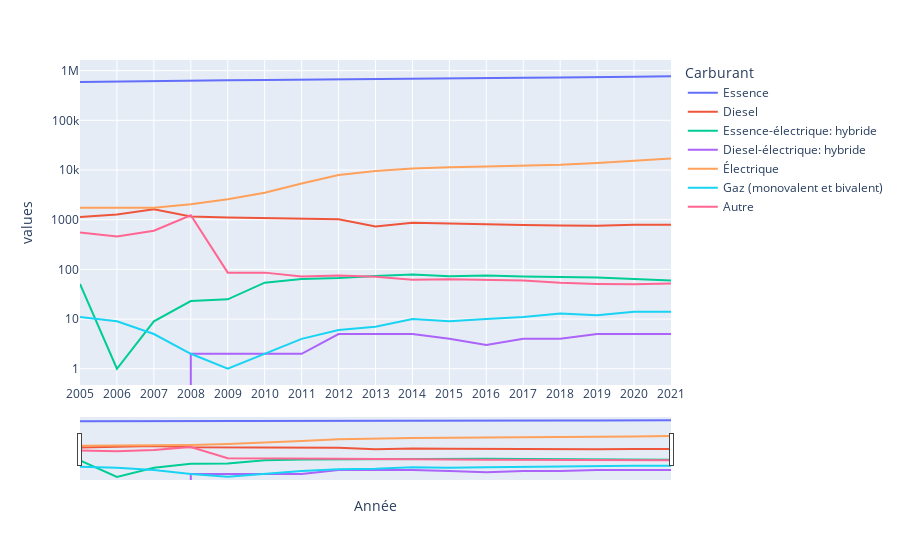

The code cell stored with this chart in its notebook:
### Code cell
import plotly.express as px

fig = px.line(df, x="Année", y="values", color='Carburant')
fig.update_layout(yaxis_type="log",
    xaxis = {
        'rangeslider': {
            'visible': True
        },
    }
)
fig.show()

### Figure 1 — Plotly figure (JSON) as saved in the notebook; plotly's stock layout.template omitted (floating-point values rounded to 4 significant figures)
{"data": [{"hovertemplate": "Carburant=Essence<br>Année=%{x}<br>values=%{y}<extra></extra>", "legendgroup": "Essence", "line": {"color": "#636efa", "dash": "solid"}, "marker": {"symbol": "circle"}, "mode": "lines", "name": "Essence", "orientation": "v", "showlegend": true, "type": "scatter", "x": ["2005", "2006", "2007", "2008", "2009", "2010", "2011", "2012", "2013", "2014", "2015", "2016", "2017", "2018", "2019", "2020", "2021"], "xaxis": "x", "y": [588376, 605189, 615196, 632082, 638966, 646481, 659298, 670718, 677582, 687524, 697612, 707703, 716194, 725731, 729843, 755597, 770926], "yaxis": "y"}, {"hovertemplate": "Carburant=Diesel<br>Année=%{x}<br>values=%{y}<extra></extra>", "legendgroup": "Diesel", "line": {"color": "#EF553B", "dash": "solid"}, "marker": {"symbol": "circle"}, "mode": "lines", "name": "Diesel", "orientation": "v", "showlegend": true, "type": "scatter", "x": ["2005", "2006", "2007", "2008", "2009", "2010", "2011", "2012", "2013", "2014", "2015", "2016", "2017", "2018", "2019", "2020", "2021"], "xaxis": "x", "y": [1139, 1274, 1614, 1154, 1112, 1084, 1064, 1021, 728, 864, 837, 797, 782, 760, 755, 791, 788], "yaxis": "y"}, {"hovertemplate": "Carburant=Essence-électrique: hybride<br>Année=%{x}<br>values=%{y}<extra></extra>", "legendgroup": "Essence-électrique: hybride", "line": {"color": "#00cc96", "dash": "solid"}, "marker": {"symbol": "circle"}, "mode": "lines", "name": "Essence-électrique: hybride", "orientation": "v", "showlegend": true, "type": "scatter", "x": ["2005", "2006", "2007", "2008", "2009", "2010", "2011", "2012", "2013", "2014", "2015", "2016", "2017", "2018", "2019", "2020", "2021"], "xaxis": "x", "y": [51, 1, 9, 23, 25, 54, 64, 67, 74, 79, 73, 75, 72, 70, 69, 64, 60], "yaxis": "y"}, {"hovertemplate": "Carburant=Diesel-électrique: hybride<br>Année=%{x}<br>values=%{y}<extra></extra>", "legendgroup": "Diesel-électrique: hybride", "line": {"color": "#ab63fa", "dash": "solid"}, "marker": {"symbol": "circle"}, "mode": "lines", "name": "Diesel-électrique: hybride", "orientation": "v", "showlegend": true, "type": "scatter", "x": ["2005", "2006", "2007", "2008", "2009", "2010", "2011", "2012", "2013", "2014", "2015", "2016", "2017", "2018", "2019", "2020", "2021"], "xaxis": "x", "y": [0, 0, 0, 2, 2, 2, 2, 5, 5, 5, 4, 3, 4, 4, 5, 5, 5], "yaxis": "y"}, {"hovertemplate": "Carburant=Électrique<br>Année=%{x}<br>values=%{y}<extra></extra>", "legendgroup": "Électrique", "line": {"color": "#FFA15A", "dash": "solid"}, "marker": {"symbol": "circle"}, "mode": "lines", "name": "Électrique", "orientation": "v", "showlegend": true, "type": "scatter", "x": ["2005", "2006", "2007", "2008", "2009", "2010", "2011", "2012", "2013", "2014", "2015", "2016", "2017", "2018", "2019", "2020", "2021"], "xaxis": "x", "y": [1736, 1729, 1742, 2047, 2585, 3493, 5366, 7930, 9523, 10675, 11424, 11732, 12026, 12712, 13807, 15065, 16955], "yaxis": "y"}, {"hovertemplate": "Carburant=Gaz (monovalent et bivalent)<br>Année=%{x}<br>values=%{y}<extra></extra>", "legendgroup": "Gaz (monovalent et bivalent)", "line": {"color": "#19d3f3", "dash": "solid"}, "marker": {"symbol": "circle"}, "mode": "lines", "name": "Gaz (monovalent et bivalent)", "orientation": "v", "showlegend": true, "type": "scatter", "x": ["2005", "2006", "2007", "2008", "2009", "2010", "2011", "2012", "2013", "2014", "2015", "2016", "2017", "2018", "2019", "2020", "2021"], "xaxis": "x", "y": [11, 9, 5, 2, 1, 2, 4, 6, 7, 10, 9, 10, 11, 13, 12, 14, 14], "yaxis": "y"}, {"hovertemplate": "Carburant=Autre<br>Année=%{x}<br>values=%{y}<extra></extra>", "legendgroup": "Autre", "line": {"color": "#FF6692", "dash": "solid"}, "marker": {"symbol": "circle"}, "mode": "lines", "name": "Autre", "orientation": "v", "showlegend": true, "type": "scatter", "x": ["2005", "2006", "2007", "2008", "2009", "2010", "2011", "2012", "2013", "2014", "2015", "2016", "2017", "2018", "2019", "2020", "2021"], "xaxis": "x", "y": [552, 458, 600, 1230, 86, 86, 72, 75, 71, 62, 63, 61, 60, 54, 51, 50, 52], "yaxis": "y"}], "layout": {"autosize": true, "legend": {"title": {"text": "Carburant"}, "tracegroupgap": 0}, "margin": {"t": 60}, "xaxis": {"anchor": "y", "autorange": true, "domain": [0, 1], "range": [0, 16], "rangeselector": {"buttons": [{"count": 1, "step": "day", "stepmode": "backward"}]}, "rangeslider": {"autorange": true, "range": [0, 16], "visible": true, "yaxis": {"_template": null, "rangemode": "match"}}, "title": {"text": "Année"}, "type": "category"}, "yaxis": {"anchor": "x", "autorange": true, "domain": [0, 1], "range": [-0.3271, 6.214], "title": {"text": "values"}, "type": "log"}}}
